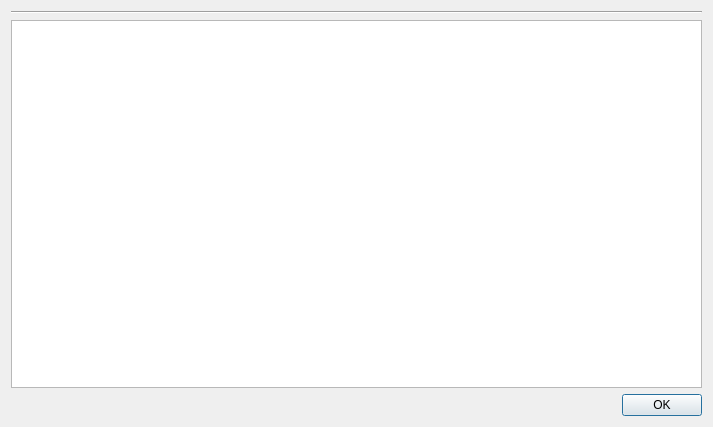
<?xml version="1.0" encoding="UTF-8"?>
<ui version="4.0">
 <class>AddTaskResourcesDialog</class>
 <widget class="QDialog" name="AddTaskResourcesDialog">
  <property name="windowModality">
   <enum>Qt::WindowModal</enum>
  </property>
  <property name="geometry">
   <rect>
    <x>0</x>
    <y>0</y>
    <width>713</width>
    <height>427</height>
   </rect>
  </property>
  <property name="windowTitle">
   <string>Add Task Resources</string>
  </property>
  <layout class="QGridLayout" name="gridLayout">
   <item row="0" column="0">
    <layout class="QVBoxLayout" name="verticalLayout">
     <property name="spacing">
      <number>6</number>
     </property>
     <item>
      <widget class="Line" name="line">
       <property name="orientation">
        <enum>Qt::Horizontal</enum>
       </property>
      </widget>
     </item>
     <item>
      <widget class="QTreeView" name="folderTreeView"/>
     </item>
     <item>
      <layout class="QHBoxLayout" name="horizontalLayout_2">
       <item>
        <spacer name="horizontalSpacer">
         <property name="orientation">
          <enum>Qt::Horizontal</enum>
         </property>
         <property name="sizeHint" stdset="0">
          <size>
           <width>40</width>
           <height>20</height>
          </size>
         </property>
        </spacer>
       </item>
       <item>
        <widget class="QPushButton" name="okButton">
         <property name="text">
          <string>OK</string>
         </property>
        </widget>
       </item>
      </layout>
     </item>
    </layout>
   </item>
  </layout>
 </widget>
 <resources/>
 <connections/>
</ui>
